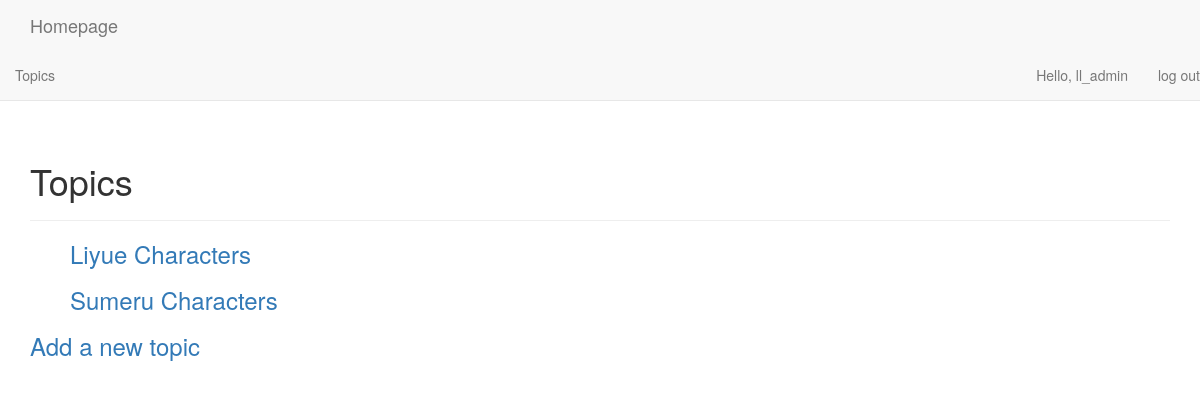
The page /topics/ (signed in) on the database as committed earlier.
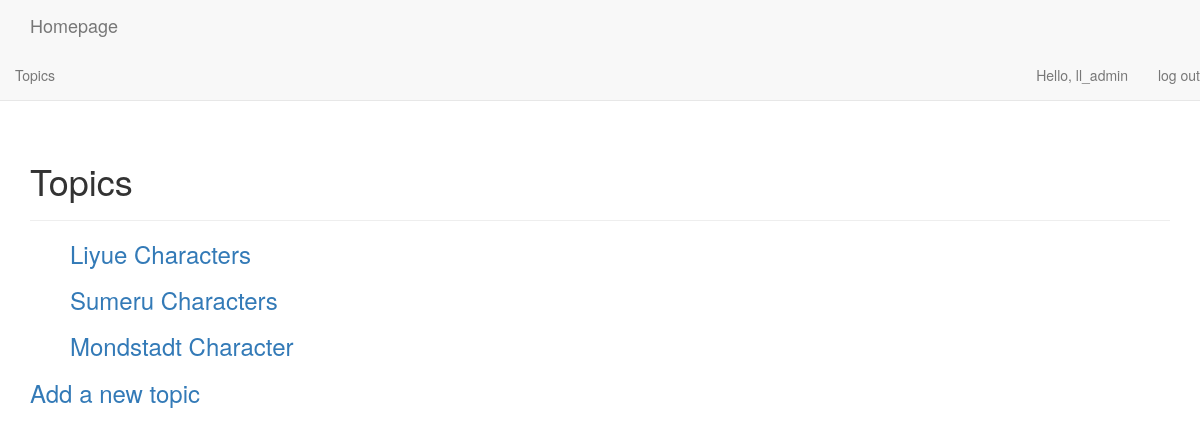
The same page on the database as committed later.
### learning_logs/models.py (models this page shows)
class Topic(models.Model):
    text = models.CharField(max_length=200)
    date_added = models.DateTimeField(auto_now_add=True)
    owner = models.ForeignKey(User,on_delete=models.CASCADE)
    def __str__(self):
        return self.text

### learning_logs/views.py (the view)
# urls.py: path("topics/",views.topics,name='topics'),
@login_required
def topics(request):
    topics = Topic.objects.filter(owner=request.user).order_by('date_added')
    context = {'topics':topics}
    return render(request,'learning_logs/topics.html',context)

### learning_logs/templates/learning_logs/topics.html
{% extends "learning_logs/base.html" %}
{% block header %}
  <h1>Topics</h1>
{% endblock header %}
{% block content %}
  <ul>
    {% for topic in topics %}
      <h3>
        <a href="{% url 'learning_logs:topic' topic.id %}">{{ topic }}</a>
      </h3>
    {% empty %}
      <li>No topics have been added yet.</li>
    {% endfor %}
  </ul>
  <h3><a href="{% url 'learning_logs:new_topic' %}">Add a new topic </h3>
{% endblock content %}

Rows that differ between the two databases and show on the page:
added Topic: text "Mondstadt Character"
